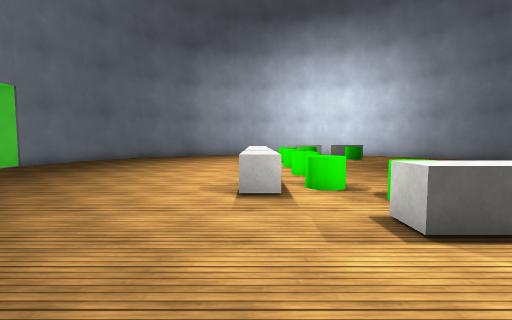
view 1 (above)

16 first-person views from a walk through a Unity game level. The camera is 1.3 m above the floor, tilts 4° down and sees 85° across. The floor is counted in squares, 1 m on a side. Each view is taken from the middle of a square. On the plan, view 1 faces up. The plan holds only what a view shows up to about 13 squares ahead; the rest is blank. Surface patterns are stand-ins for the level's own textures.

view 2
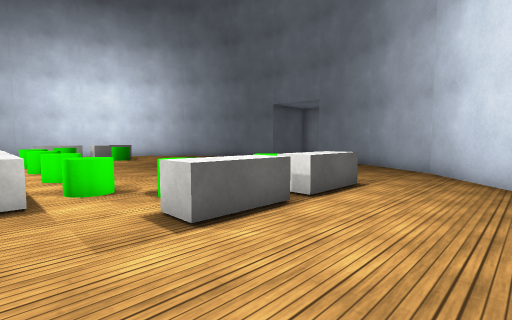

view 3
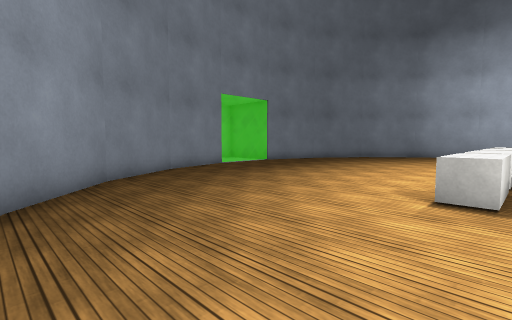

view 4
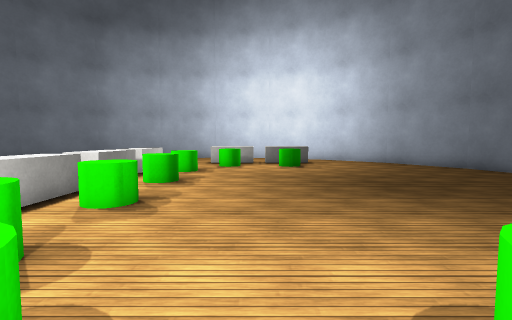

view 5
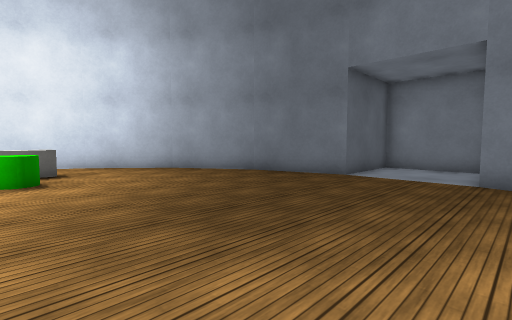

view 6
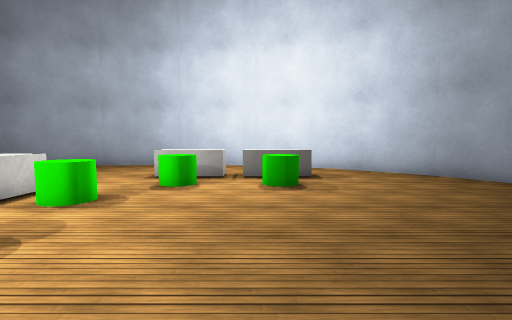

view 7
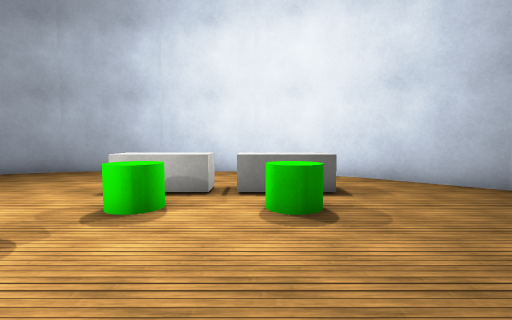

view 8
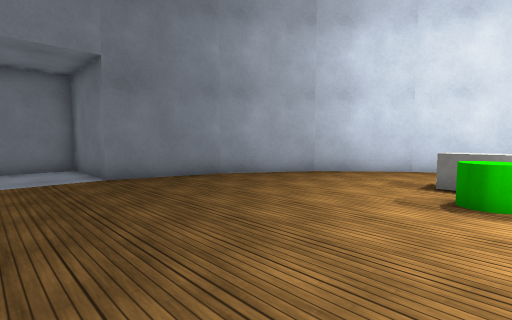

view 9
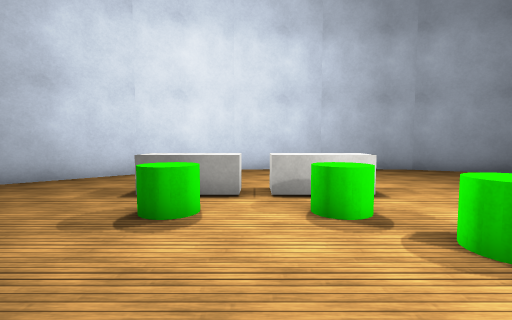

view 10
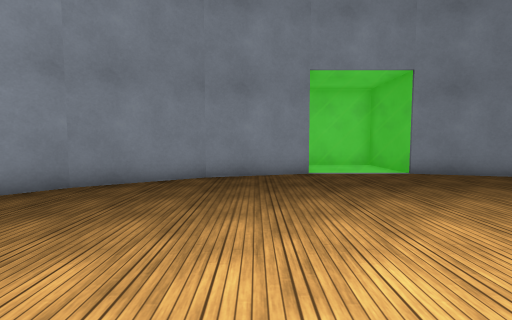

view 11
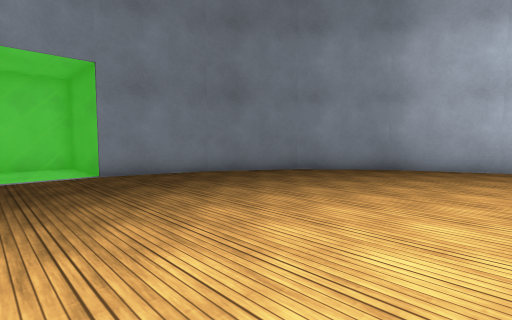

view 12
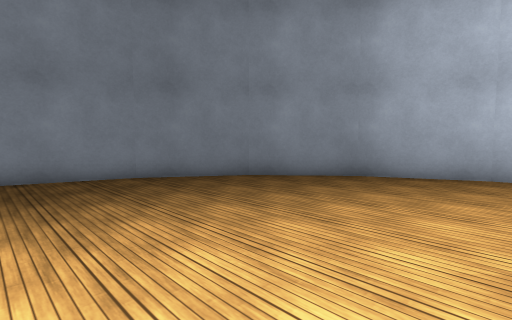

view 13
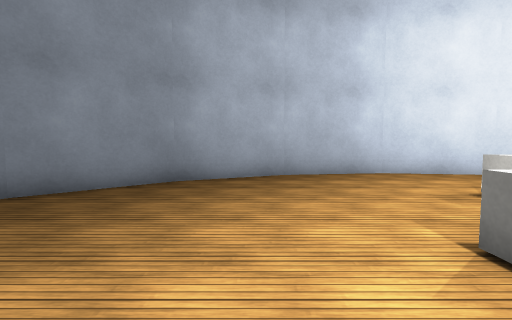

view 14
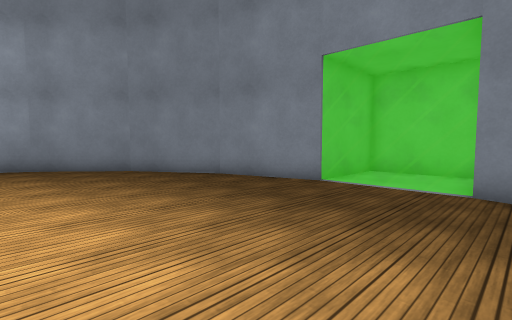

view 15
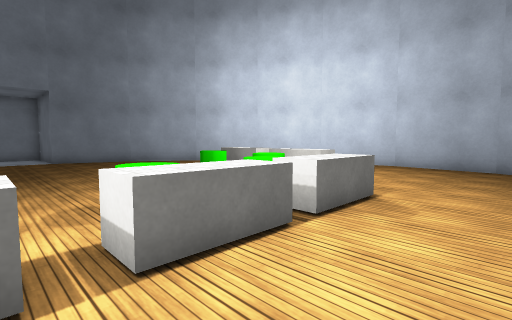

view 16
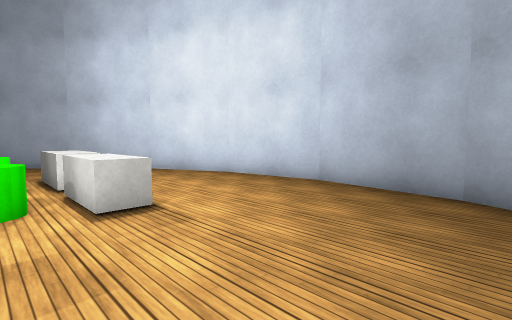

### Floor plan
Points are (right, up) in squares from view 1. A wall is a line through its corners. A room is listed if a view was taken in it or the views show most of it. See-through windows are left out.
Room 1 (views 1, 2, 3, 4, 5, 6, 7, 8, 9, 10, 11, 12, 13, 14, 15, 16)
walls: (5.9, -1.4) (9.6, 0.3) (12.7, 3); (14.7, 6.2) (15.9, 10.1) (19.9, 10.1) (19.9, 13.6); (-8.6, 2.9) (-5.5, 0.2); (-2, -1.4) (2, -1.9); (2, -2) (6, -1.4); (-10.7, 17.9) (-11.9, 14); (-5.7, 0.3) (-1.9, -1.4); (-10.8, 6.3) (-8.5, 2.8); (-8.5, 21.3) (-10.8, 17.8); (-11.9, 10.1) (-10.7, 6.2); (9.6, 23.8) (6, 25.5); (12.6, 2.8) (14.8, 6.3); (12.6, 21.2) (9.5, 23.9); (-1.9, 25.5) (-5.6, 23.8) (-8.7, 21.1); (14.8, 17.8) (12.6, 21.3); (2.1, 26.1) (-2, 25.5); (6.1, 25.5) (2, 26.1); (19.4, 14) (15.9, 14) (14.7, 18)
objects: other object (0, 7) to (0, 9); other object (0, 10) to (0, 12); other object (0, 13) to (0, 15); other object (0, 16) to (0, 18); other object (2, 4) to (4, 4); other object (3, 21) to (5, 22); other object (5, 4) to (8, 4); other object (6, 21) to (8, 22)

Positions as (right, up) in squares from view 1, and headings:
1: (0, 0), facing up
2: (0, 0), facing up-right
3: (1, 0), facing up-left
4: (5, 5), facing up
5: (6, 9), facing up-right
6: (6, 11), facing up
7: (6, 14), facing up
8: (6, 13), facing down-right
9: (5, 11), facing down
10: (-1, 8), facing left
11: (-1, 11), facing up-left
12: (-1, 14), facing up-left
13: (-3, 15), facing up
14: (-4, 15), facing down-left
15: (-3, 13), facing down-right
16: (-3, 6), facing down-right
